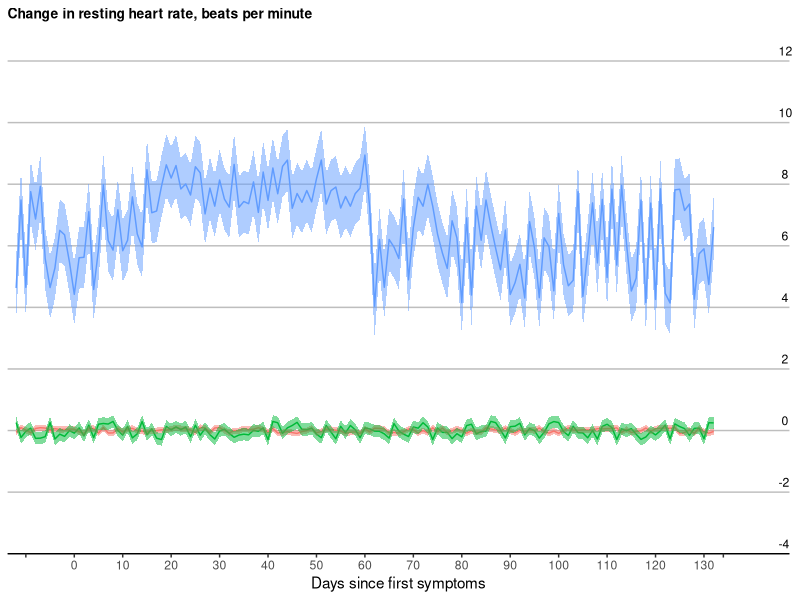

The R script that drew this image: (Note: this script raises an error after producing the figure.)
#-#-#-#-#-#-#-#-#-#-#-#-#-#-#-#-#-#-#-#-#-#-#-#-#-#-#-#-#-#-#-#-#-#-#-#-#-#-#-#-
# Load packages
library(ggplot2)
library(dplyr)
library(lubridate)

# Set seed for reproducibility
set.seed(41)


#-#-#-#-#-#-#-#-#-#-#-#-#-#-#-#-#-#-#-#-#-#-#-#-#-#-#-#-#-#-#-#-#-#-#-#-#-#-#-#-
# Generate some data, following general conventions for the plot
data <-
  data.frame(
    days = rep(-12:132, 3),
    group = as.factor(rep(
    1:3, each = 145)),
    stringsAsFactors = F
  ) %>%
  mutate(change = ifelse(group == 1, runif(345,-0.1,0.1),1),
         change = ifelse(group == 2, runif(345,-0.3,+0.3),change),
         change = ifelse(group == 3, runif(345,4,8), change),
         change = ifelse(group == 3 & days %in% 15:60, runif(345,7,9),change)) %>%

  mutate(high = ifelse(group == 1, change+0.1,1),
         high = ifelse(group == 2, change+0.2,high),
         high = ifelse(group == 3, change+1, high)) %>%

  mutate(low = ifelse(group == 1, change-0.1,1),
         low = ifelse(group == 2, change-0.2,low),
         low = ifelse(group == 3, change-1, low))

p <- ggplot(data, aes(x = days, y = change)) +
  geom_line(aes(color = group)) +
  geom_ribbon(aes(ymax = high,ymin = low, fill = group), alpha = 0.5) +
  theme_bw() +
  scale_x_continuous(
    limits = c(-13, 140),
    breaks = c(seq(-10, 130, by = 10), 134),
    labels = c("", seq(0, 130, by = 10), ""),
    name = "Days since first symptoms",
    expand = expansion(mult = c(0.005, .05))
  ) +
  scale_y_continuous(
    limits = c(-4, 13),
    breaks = seq(-4, 12, by = 2),
    labels = stringr::str_pad(seq(-4, 12, by = 2),2,"left"),
    expand = c(0, 0),
    position = "right"
  ) +
  labs(title = "Change in resting heart rate, beats per minute") +
  theme(
    panel.grid.minor = element_blank(),
    panel.grid.major.x = element_blank(),
    axis.title.y = element_blank(),
    # Sort over-arching thematic decisions
    panel.grid = element_blank(),
    panel.grid.major.y = element_line(color = "grey"),
    panel.border = element_blank(),

    # Remove y-axis tick marks and move y-axis text to be over plot
    axis.ticks.length.y.right = unit(0, "cm"),
    axis.text.y = element_text(vjust = -.6),
    axis.text.y.right = element_text(margin = margin(
      t = 0,
      r = 0,
      b = 0,
      l = -8
    ), colour = "black"),
    axis.line.x.bottom = element_line(colour = "black"),

    legend.position = "hide",

    plot.title = element_text(size =10, face = "bold")
  ) +

# Save plot to file
ggsave("2021_07_17/2021_07_17_Heart_Covid_Attempt.png",
       width = 8,
       height = 8,
       units = "in")
